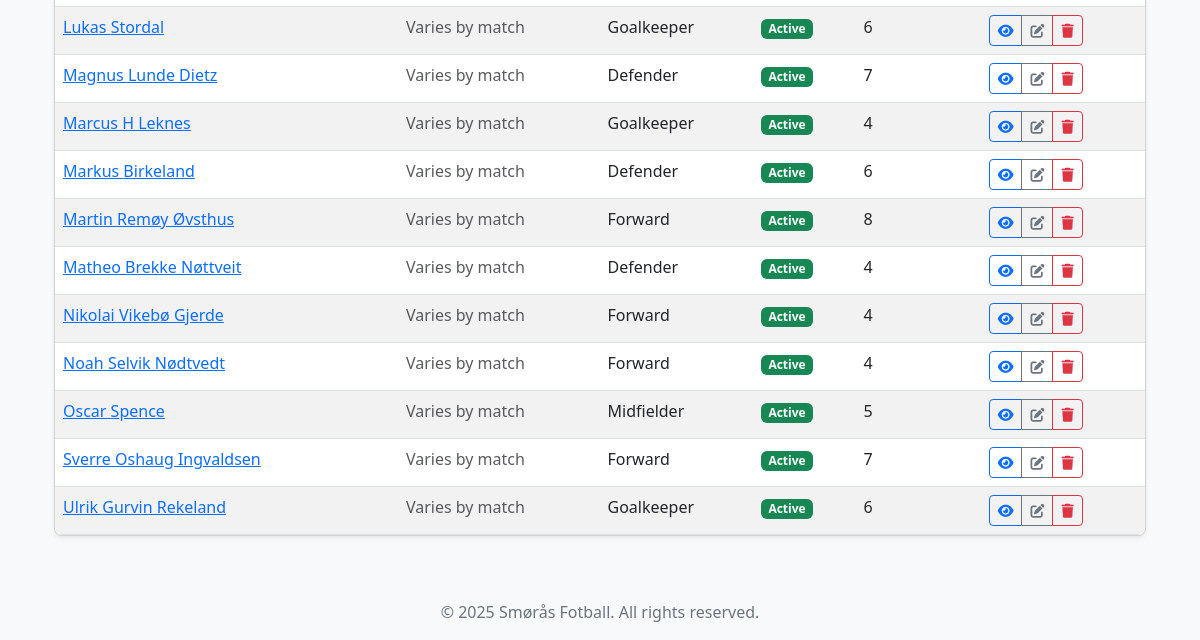
Before: /team/players/ (signed in, lower part) with the older database file.
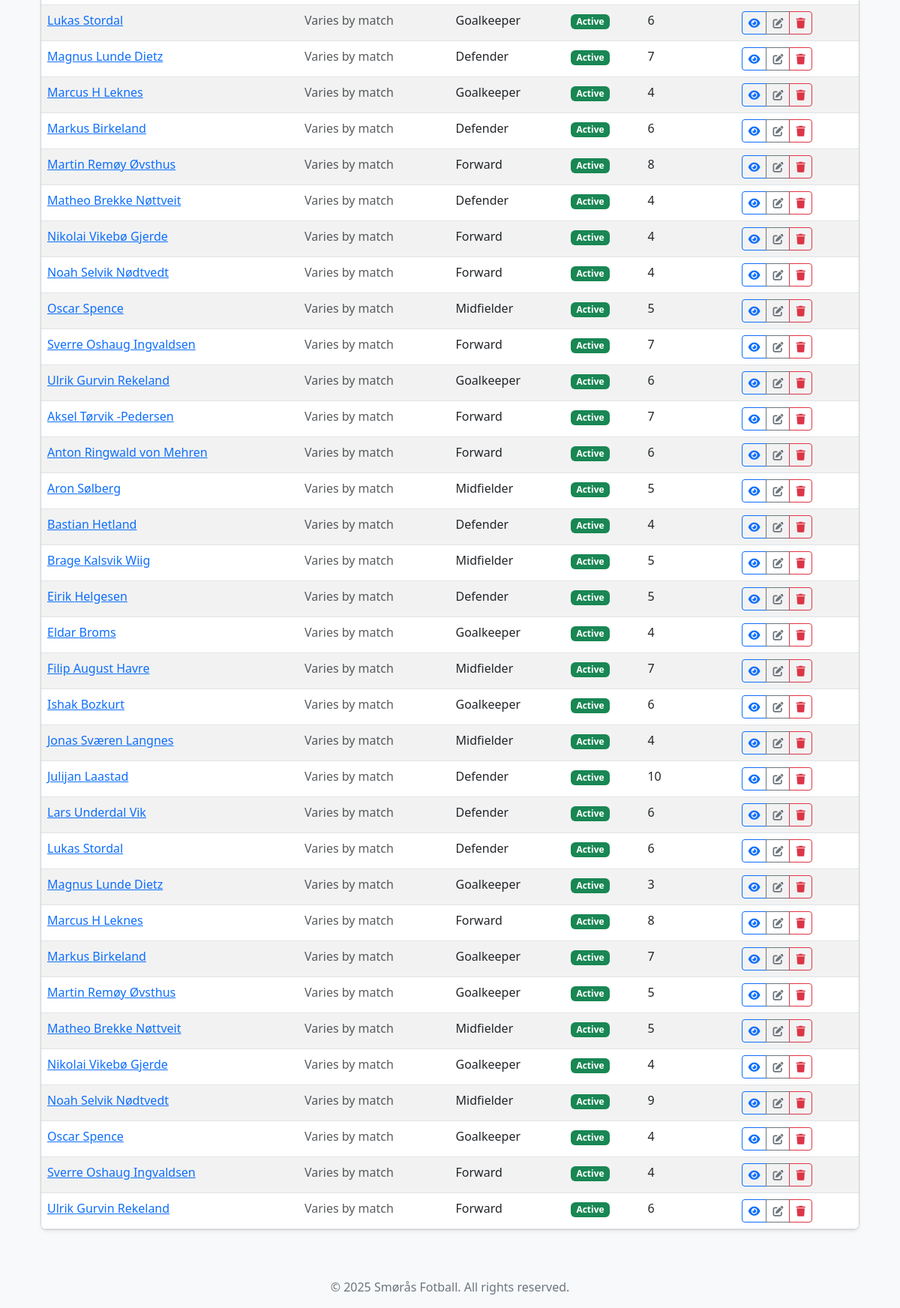
After: the same page with the newer database file.
### teammanager/models.py (models this page shows, shortened)
class Player(models.Model):
    first_name = models.CharField(max_length=100)
    last_name = models.CharField(max_length=100, blank=True, null=True)
    position = models.CharField(max_length=50, blank=True, null=True)
    date_of_birth = models.DateField(blank=True, null=True)
    email = models.EmailField(blank=True, null=True)
    phone = models.CharField(max_length=20, blank=True, null=True)
    active = models.BooleanField(default=True)
    created_at = models.DateTimeField(auto_now_add=True)
    def total_matches(self):
        return self.match_appearances.count()

### teammanager/views.py (the view)
# urls.py: path('players/', views.PlayerListView.as_view(), name='player-list'),
class PlayerListView(LoginRequiredMixin, ListView):
    model = Player
    context_object_name = 'players'
    def get_context_data(self, **kwargs):
        context = super().get_context_data(**kwargs)
        context['excel_form'] = ExcelUploadForm()
        return context

### templates/teammanager/player_list.html (shortened to what this page needs)
{% extends 'base.html' %}
{% block content %}
<div class="container">
    {% if players %}
    <div class="card shadow-sm">
        <div class="card-body p-0">
            <div class="table-responsive">
                <table class="table table-striped table-hover mb-0">
                    <tbody>
                        {% for player in players %}
                        <tr>
                            <td>
                                <a href="{% url 'player-detail' player.id %}">
                                    {{ player.first_name }} {% if player.last_name %}{{ player.last_name }}{% endif %}
                                </a>
                            </td>
                            <td>
                                <span class="text-muted">Varies by match</span>
                            </td>
                            <td>{{ player.position|default:"-" }}</td>
                            <td>
                                {% if player.active %}
                                <span class="badge bg-success">Active</span>
                                {% else %}
                                <span class="badge bg-secondary">Inactive</span>
                                {% endif %}
                            </td>
                            <td>{{ player.total_matches }}</td>
                            <td>
                                <div class="btn-group btn-group-sm">
                                    <a href="{% url 'player-detail' player.id %}" class="btn btn-outline-primary">
                                        <i class="fas fa-eye"></i>
                                    </a>
                                    <a href="{% url 'player-edit' player.id %}" class="btn btn-outline-secondary">
                                        <i class="fas fa-edit"></i>
                                    </a>
                                    <a href="{% url 'player-delete' player.id %}" class="btn btn-outline-danger">
                                        <i class="fas fa-trash"></i>
                                    </a>
                                </div>
                            </td>
                        </tr>
                        {% endfor %}
                    </tbody>
                </table>
            </div>
        </div>
    </div>
    {% else %}
    <div class="alert alert-info">
        <i class="fas fa-info-circle me-2"></i> No players found. <a href="{% url 'player-add' %}" class="alert-link">Add a player</a> to get started.
    </div>
    {% endif %}
</div>
{% endblock %}

Changed rows visible on the page:
added Player: first_name "Aksel", last_name "Tørvik -Pedersen", position "Forward", active "Active", total_matches "7"
added Player: first_name "Anton", last_name "Ringwald von Mehren", position "Forward", active "Active", total_matches "6"
added Player: first_name "Aron", last_name "Sølberg", position "Midfielder", active "Active", total_matches "5"
added Player: first_name "Bastian", last_name "Hetland", position "Defender", active "Active", total_matches "4"
added Player: first_name "Brage", last_name "Kalsvik Wiig", position "Midfielder", active "Active", total_matches "5"
added Player: first_name "Eirik", last_name "Helgesen", position "Defender", active "Active", total_matches "5"
added Player: first_name "Eldar", last_name "Broms", position "Goalkeeper", active "Active", total_matches "4"
added Player: first_name "Filip August", last_name "Havre", position "Midfielder", active "Active", total_matches "7"
added Player: first_name "Ishak", last_name "Bozkurt", position "Goalkeeper", active "Active", total_matches "6"
added Player: first_name "Jonas", last_name "Sværen Langnes", position "Midfielder", active "Active", total_matches "4"
added Player: first_name "Julijan", last_name "Laastad", position "Defender", active "Active", total_matches "10"
added Player: first_name "Lars", last_name "Underdal Vik", position "Defender", active "Active", total_matches "6"
added Player: first_name "Lukas", last_name "Stordal", position "Defender", active "Active", total_matches "6"
added Player: first_name "Magnus", last_name "Lunde Dietz", position "Goalkeeper", active "Active", total_matches "3"
added Player: first_name "Marcus", last_name "H Leknes", position "Forward", active "Active", total_matches "8"
added Player: first_name "Markus", last_name "Birkeland", position "Goalkeeper", active "Active", total_matches "7"
added Player: first_name "Martin", last_name "Remøy Øvsthus", position "Goalkeeper", active "Active", total_matches "5"
added Player: first_name "Matheo", last_name "Brekke Nøttveit", position "Midfielder", active "Active", total_matches "5"
added Player: first_name "Nikolai", last_name "Vikebø Gjerde", position "Goalkeeper", active "Active", total_matches "4"
added Player: first_name "Noah", last_name "Selvik Nødtvedt", position "Midfielder", active "Active", total_matches "9"
added Player: first_name "Oscar", last_name "Spence", position "Goalkeeper", active "Active", total_matches "4"
added Player: first_name "Sverre", last_name "Oshaug Ingvaldsen", position "Forward", active "Active", total_matches "4"
added Player: first_name "Ulrik", last_name "Gurvin Rekeland", position "Forward", active "Active", total_matches "6"
